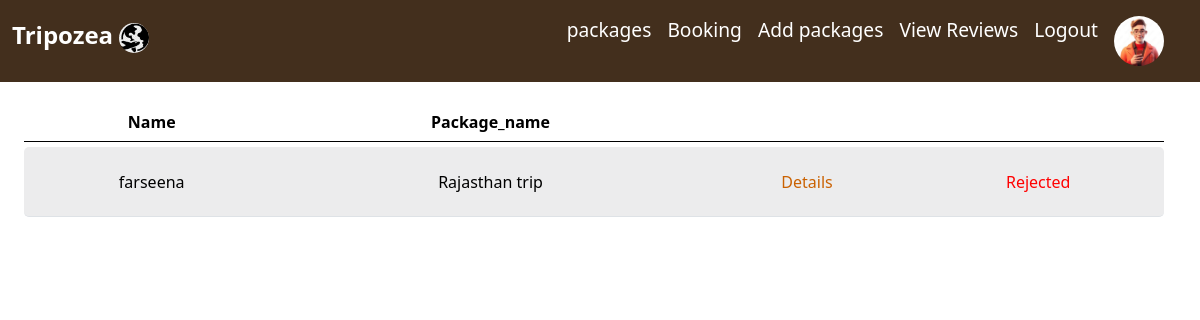
The page /all_bookings (signed in) on the database as committed earlier.
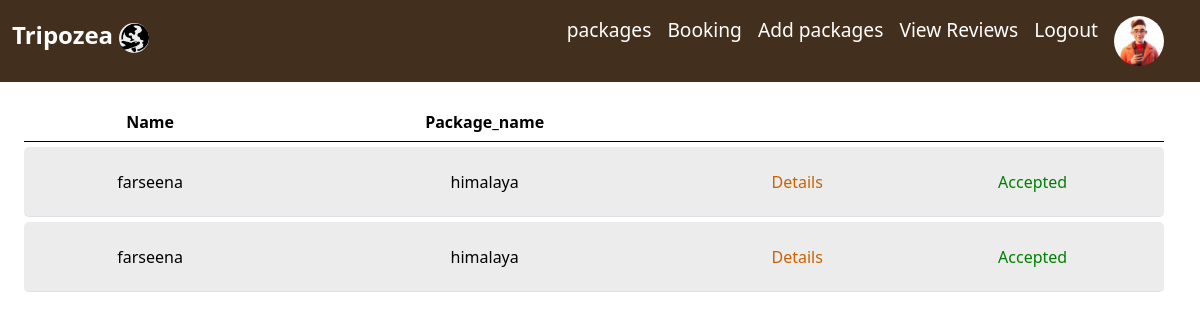
The same page on the database as committed later.
### app1/models.py (models this page shows, shortened)
class Booking(models.Model):
    package_id = models.ForeignKey(Packages, on_delete=models.CASCADE)
    user_id =   models.ForeignKey(Customer, on_delete=models.CASCADE)
    booking_daytime =   models.DateTimeField(auto_now=True)
    booking_day = models.DateField()
    booking_amount = models.IntegerField()
    total_no = models.IntegerField()
    status = models.CharField(null=True,blank=True,max_length=10, default='pending')

class Customer(models.Model):
    login_id = models.ForeignKey(All_login, on_delete=models.CASCADE)
    name = models.CharField(max_length=50)
    address = models.CharField(max_length=50)
    email = models.EmailField(max_length=50)
    phone = models.IntegerField(null=True,blank=True)
    dob = models.DateField()
    image = models.FileField()

class Packages(models.Model):
    agency_id = models.ForeignKey(Agency, on_delete=models.CASCADE)
    package_name =  models.CharField(max_length=50)
    place = models.CharField(max_length=50)
    start_place = models.CharField(max_length=50)
    end_place = models.CharField(max_length=50)
    about = models.CharField(max_length=200)
    description = models.CharField(max_length=200)
    days = models.CharField(max_length=50)
    price_adult = models.IntegerField()
    price_children = models.IntegerField()
    image1 = models.FileField()
    image2 = models.FileField()
    image3 = models.FileField()
    image4 = models.FileField()

### app1/views.py (the view)
# urls.py: path('all_bookings',views.all_bookings,name="all_bookings"),
def all_bookings(request):
    data = Agency.objects.get(login_id=request.user.id)
    booking = Booking.objects.filter(package_id__agency_id=data)
    return render(request,'agency/all_bookings.html',{'booking':booking,'agency':data})

### template/agency/all_bookings.html (shortened to what this page needs)
<html lang="en">
<head>
    {% load static %}
    <link href="https://cdn.jsdelivr.net/npm/bootstrap@5.3.3/dist/css/bootstrap.min.css" rel="stylesheet">
</head>
<body>
  <nav class="navbar navbar-expand-lg mainav">
    <div class="container-fluid">
      <a class="navbar-brand lists" href="#"><h4 style="font-weight: 800;" >Tripozea
        <img style="width: 30px;border-radius: 50%;height: 30px;" src="{% static 'images/travelicon.jpg' %}" alt=""></h4>
        </a>
      <div class="collapse navbar-collapse justify-content-end me-3" id="navbarNav">
        <ul class="navbar-nav">
          <li class="nav-item">
            <a class="nav-link " aria-current="page" href=""></a>
          </li>
          <li class="nav-item">
            <a class="nav-link" href="{% url 'all_packages' %}">packages</a>
          </li>
          <li class="nav-item">
            <a class="nav-link" href="{% url 'all_bookings' %}">Booking</a>
          </li>
          <li class="nav-item">
            <a class="nav-link" href="{% url 'add_package' %}">Add packages</a>
          </li>
          <li class="nav-item">
            <a class="nav-link" href="{% url 'user_reviews' %}">View Reviews</a>
          </li>
          <li class="nav-item">
            <a class="nav-link" href="{% url 'all_logout' %}">Logout</a>
          </li>
          <li class="nav-item">
            <a class="nav-link" href="{% url 'agency_profile' %}"><img style="border-radius: 50%;width: 50px;" src="{{ agency.image.url }}" alt=""></a>
          </li>
        </ul>
      </div>
    </div>
  </nav>
      <div>
        <table style="width: 95%;" class="table table-hover mt-3 ms-4 text-center ">
            <thead>
              <tr style="border-bottom-color: black;">
                <th scope="col">Name</th>
                <th scope="col">Package_name</th>
                <th scope="col"></th>
                <th scope="col"></th>
                <th scope="col"></th>
              </tr>
            </thead>
            <tbody class="table-group-divider">
              <tr style="height: 70px;">
                {% for i in booking %}
                <td style="height: 70px;border-radius: 5px 0 0 5px;">{{ i.user_id.name }}</td>
                <td>{{ i.package_id.package_name }}</td>
                <td><a class="detail" href="{% url 'booking_detail' id=i.id %}">Details</a></td>
                {% if i.status == "accept" %}
                <td style="border-radius: 0px 5px 5px 0px;color: green;" class="text-center" colspan="2">Accepted</td>
                {% endif %}
                {% if i.status == "reject" %}
                <td style="border-radius: 0px 5px 5px 0px;color: red;" class="text-center" colspan="2">Rejected</td>
                {% endif %}
            </tr>
              {% endfor %}
            </tbody>
          </table>
      </div>
</body>
</html>

Rows that differ between the two databases and show on the page:
removed Booking: user_id.name "farseena", package_id.package_name "Rajasthan trip", status "Rejected"
added Booking: user_id.name "farseena", package_id.package_name "himalaya", status "Accepted"
added Booking: user_id.name "farseena", package_id.package_name "himalaya", status "Accepted"
